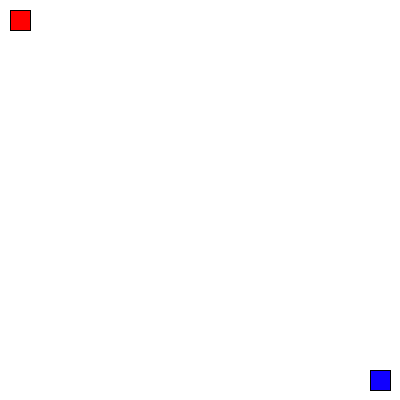
Frame 1 (no input)
Frame 60 (the mouse pressed at the canvas centre just before this capture): identical to frame 1, image omitted
Frame 120 (the mouse held since frame 60 and released just before this capture): blank canvas, image omitted

The Processing sketch that drew this single still picture (run headless with seeded random() and noise(); from frame 60 on, the mouse is pressed at the canvas centre):

// Processing sketch: processing_75302
// ── processing_75302.pde

int d = 30;
int xPos = 15;
int yPos = 15;
int counter = 1;
int a=100;

void setup() {
  size(400, 400);
  background(255);
  smooth();
}

  void draw(){
    //shape;
  fill(255, 0, 0);
  rect(10, 10, 20, 20);
  fill(16, 0, 255);
  rect(370, 370, 20, 20);
  //change background
    
    if (mouseY>10 && mouseY<50 && mouseX<a) {
    rect(10, 10, 20, 20);{
      background (255, 0, 0);
    }
    }else{
    if (mousePressed) {
    rect(370, 370, 20, 20);{
      background (16, 0, 255);
    }
    }
  }
  }
